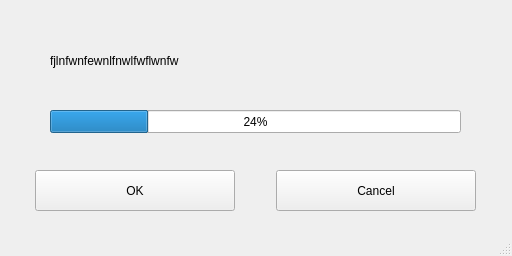
<?xml version="1.0" encoding="UTF-8"?>
<ui version="4.0">
 <class>MainWindow</class>
 <widget class="QMainWindow" name="MainWindow">
  <property name="geometry">
   <rect>
    <x>0</x>
    <y>0</y>
    <width>512</width>
    <height>256</height>
   </rect>
  </property>
  <property name="windowTitle">
   <string>MainWindow</string>
  </property>
  <widget class="QWidget" name="centralwidget">
   <widget class="QLabel" name="label">
    <property name="geometry">
     <rect>
      <x>50</x>
      <y>30</y>
      <width>411</width>
      <height>61</height>
     </rect>
    </property>
    <property name="sizePolicy">
     <sizepolicy hsizetype="Maximum" vsizetype="Maximum">
      <horstretch>0</horstretch>
      <verstretch>0</verstretch>
     </sizepolicy>
    </property>
    <property name="text">
     <string notr="true">fjlnfwnfewnlfnwlfwflwnfw</string>
    </property>
    <property name="wordWrap">
     <bool>true</bool>
    </property>
   </widget>
   <widget class="QProgressBar" name="progressBar">
    <property name="geometry">
     <rect>
      <x>50</x>
      <y>110</y>
      <width>411</width>
      <height>23</height>
     </rect>
    </property>
    <property name="value">
     <number>24</number>
    </property>
   </widget>
   <widget class="QWidget" name="">
    <property name="geometry">
     <rect>
      <x>0</x>
      <y>170</y>
      <width>511</width>
      <height>41</height>
     </rect>
    </property>
    <layout class="QHBoxLayout" name="horizontalLayout">
     <item>
      <widget class="QPushButton" name="OK">
       <property name="sizePolicy">
        <sizepolicy hsizetype="Fixed" vsizetype="Minimum">
         <horstretch>0</horstretch>
         <verstretch>0</verstretch>
        </sizepolicy>
       </property>
       <property name="minimumSize">
        <size>
         <width>200</width>
         <height>0</height>
        </size>
       </property>
       <property name="text">
        <string>OK</string>
       </property>
      </widget>
     </item>
     <item>
      <widget class="QPushButton" name="Cancel">
       <property name="sizePolicy">
        <sizepolicy hsizetype="Fixed" vsizetype="Minimum">
         <horstretch>0</horstretch>
         <verstretch>0</verstretch>
        </sizepolicy>
       </property>
       <property name="minimumSize">
        <size>
         <width>200</width>
         <height>0</height>
        </size>
       </property>
       <property name="text">
        <string>Cancel</string>
       </property>
      </widget>
     </item>
    </layout>
   </widget>
  </widget>
  <widget class="QMenuBar" name="menubar">
   <property name="geometry">
    <rect>
     <x>0</x>
     <y>0</y>
     <width>512</width>
     <height>22</height>
    </rect>
   </property>
  </widget>
  <widget class="QStatusBar" name="statusbar"/>
 </widget>
 <resources/>
 <connections/>
</ui>
